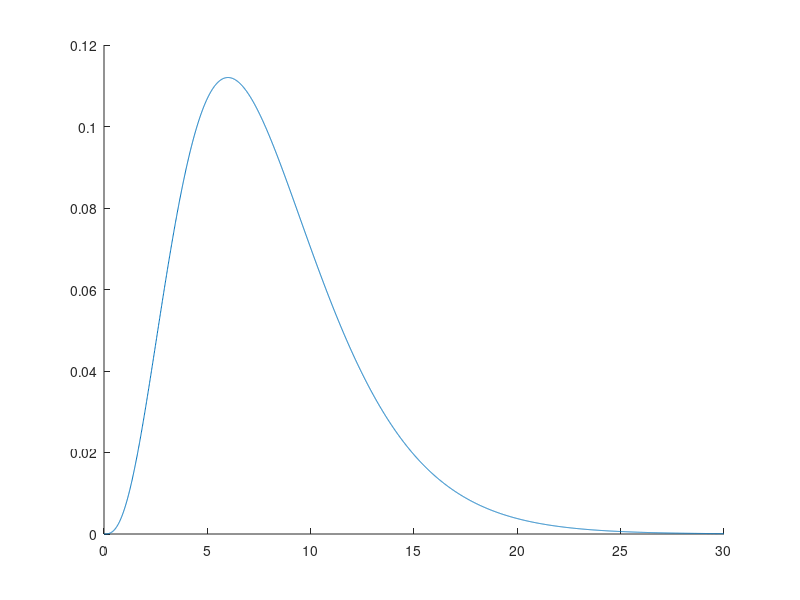

The MATLAB script that drew this image:


%reference:https://labs.psych.ucsb.edu/ashby/gregory/Matlab.html

function drawHRF

%Clear all workspaces
clear all; close all; clc;
figure('color','w')

%Set the parameter values of the hrf
T0=0; n=4; lamda=2;
 
%Define the time axis, i.e., from 0 to 30 sec in 1 msec increments
t=0:.01:30;
 
%Create the hrf
hrf=((t-T0).^(n-1)).*exp(-(t-T0)/lamda)/((lamda^n)*factorial(n-1));
 
%Plot the hrf
plot(t,hrf); axis([0 30 0 .12]);
box off